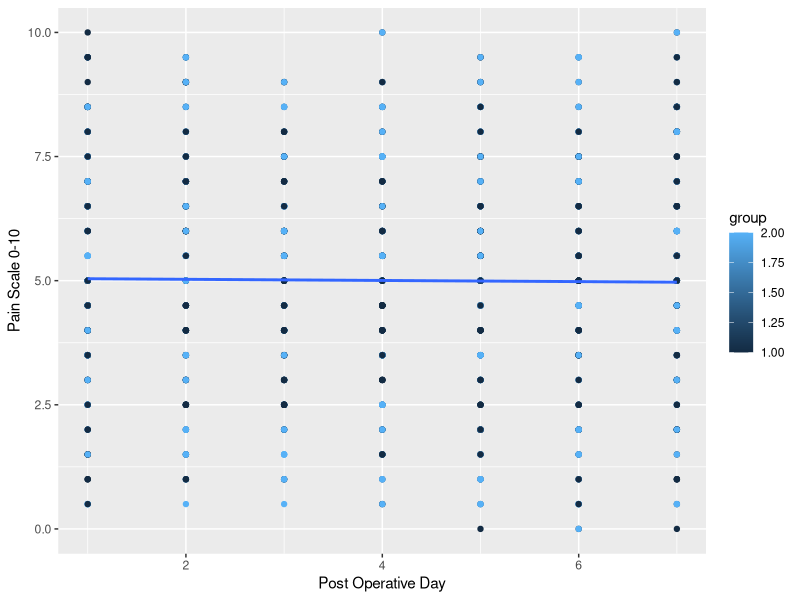

Reproduce this figure in R.
## ---- chunk 1
knitr::opts_chunk$set(echo = FALSE)
## ---- chunk 2
lungtx<-read.csv("cryo_dataset.csv")
## ---- chunk 3
library(dplyr)
library(tidyr)
library(ggplot2)

lungtx <- lungtx %>% rowwise() %>% 
  mutate(podavg1=mean(c(pod16:pod124), na.rm=T)) %>%
  mutate(podavg2=mean(c(pod26:pod224), na.rm=T)) %>%
  mutate(podavg3=mean(c(pod36:pod324), na.rm=T)) %>%
  mutate(podavg4=mean(c(pod46:pod424), na.rm=T)) %>%
  mutate(podavg5=mean(c(pod56:pod524), na.rm=T)) %>%
  mutate(podavg6=mean(c(pod66:pod624), na.rm=T)) %>%
  mutate(podavg7=mean(c(pod76:pod724), na.rm=T)) 

pain <- subset(lungtx, select=c(id, group, podavg1:podavg7))
pain<-pain %>%
  pivot_longer(
    cols = starts_with("podavg"),
    names_to = "POD",
    values_to = "Score",
  )

pain$POD[pain$POD == 'podavg1']<-1
pain$POD[pain$POD == 'podavg2']<-2
pain$POD[pain$POD == 'podavg3']<-3
pain$POD[pain$POD == 'podavg4']<-4
pain$POD[pain$POD == 'podavg5']<-5
pain$POD[pain$POD == 'podavg6']<-6
pain$POD[pain$POD == 'podavg7']<-7
pain$POD<-as.numeric(pain$POD)
pain$group<-as.numeric(pain$group)

ggplot(pain, aes(x=POD, y = Score, color = group)) +
  geom_point() +
  geom_smooth(method=lm, se=FALSE) +
  labs(x="Post Operative Day", y = "Pain Scale 0-10")
  
